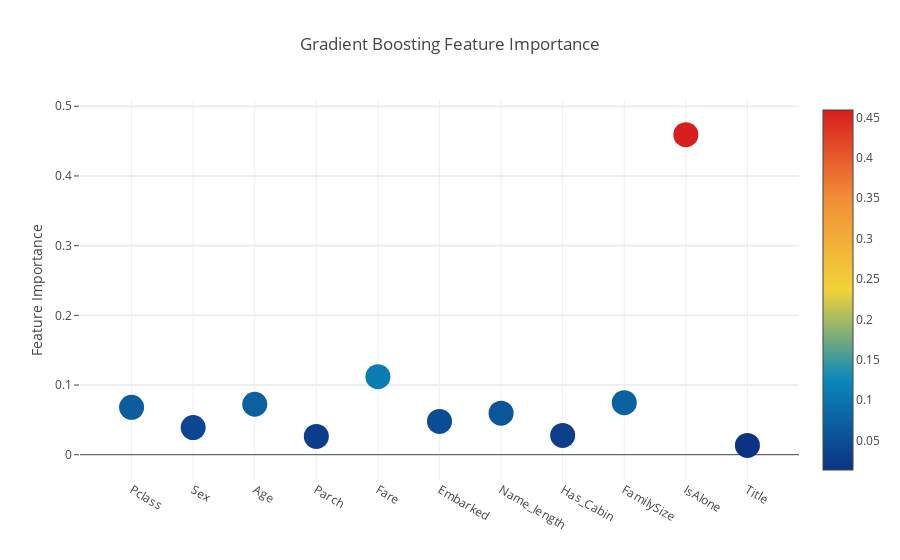

Notebook code for this chart:
### Code cell
# Scatter plot 
trace = go.Scatter(
    y = feature_dataframe['Gradient Boost feature importances'].values,
    x = feature_dataframe['features'].values,
    mode='markers',
    marker=dict(
        sizemode = 'diameter',
        sizeref = 1,
        size = 25,
#       size= feature_dataframe['AdaBoost feature importances'].values,
        #color = np.random.randn(500), #set color equal to a variable
        color = feature_dataframe['Gradient Boost feature importances'].values,
        colorscale='Portland',
        showscale=True
    ),
    text = feature_dataframe['features'].values
)
data = [trace]

layout= go.Layout(
    autosize= True,
    title= 'Gradient Boosting Feature Importance',
    hovermode= 'closest',
#     xaxis= dict(
#         title= 'Pop',
#         ticklen= 5,
#         zeroline= False,
#         gridwidth= 2,
#     ),
    yaxis=dict(
        title= 'Feature Importance',
        ticklen= 5,
        gridwidth= 2
    ),
    showlegend= False
)
fig = go.Figure(data=data, layout=layout)
py.iplot(fig,filename='scatter2010')

### Figure 1 — Plotly figure (JSON) as saved in the notebook; plotly's stock layout.template omitted (floating-point values rounded to 4 significant figures)
{"data": [{"marker": {"color": [0.06796, 0.03889, 0.07238, 0.02629, 0.1119, 0.04779, 0.05966, 0.02775, 0.07463, 0.4593, 0.0134], "colorscale": "Portland", "showscale": true, "size": 25, "sizemode": "diameter", "sizeref": 1}, "mode": "markers", "text": ["Pclass", "Sex", "Age", "Parch", "Fare", "Embarked", "Name_length", "Has_Cabin", "FamilySize", "IsAlone", "Title"], "type": "scatter", "uid": "f64fe70c-6395-11e9-a3d9-2c6fc90dae1e", "x": ["Pclass", "Sex", "Age", "Parch", "Fare", "Embarked", "Name_length", "Has_Cabin", "FamilySize", "IsAlone", "Title"], "y": [0.06796, 0.03889, 0.07238, 0.02629, 0.1119, 0.04779, 0.05966, 0.02775, 0.07463, 0.4593, 0.0134]}], "layout": {"autosize": true, "hovermode": "closest", "showlegend": false, "title": "Gradient Boosting Feature Importance", "yaxis": {"gridwidth": 2, "ticklen": 5, "title": "Feature Importance"}}}
